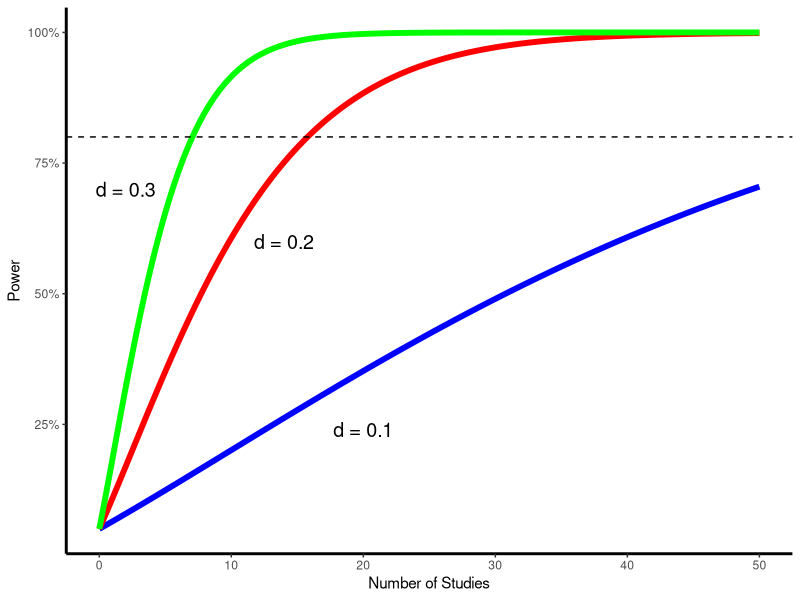
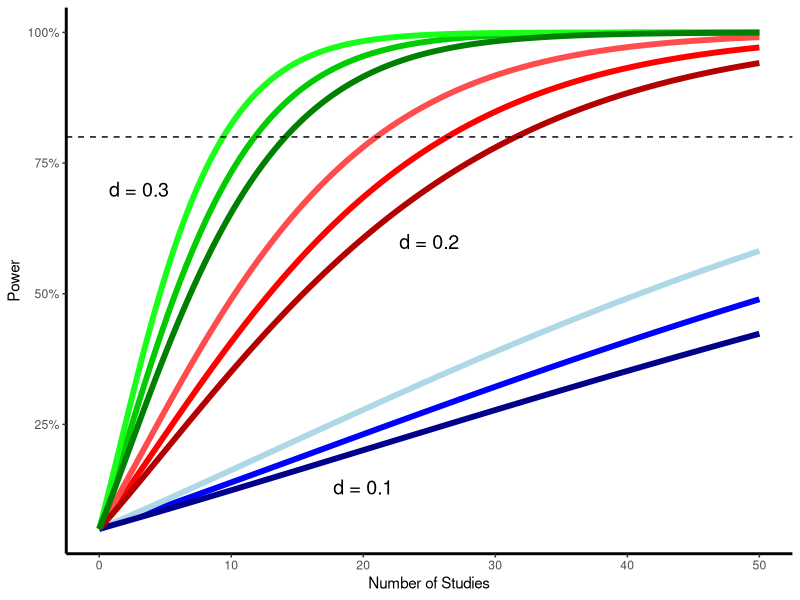

Recreate these plots in R, in order.
## ---- chunk 1
power.analysis.fixed<-function(d,k,n1,n2,p){

  n1<-n1
  n2<-n2
  d<-d
  k<-k
  p<-p
  title<-c("Power for a fixed-effect meta-analysis:")

  v.d<-((n1+n2)/(n1*n2))+((d*d)/(2*(n1+n2)))
  v.m<-v.d/k
  lambda<-(d/sqrt(v.m))
  plevel<-1-(p/2)
  zval<-qnorm(p=plevel, 0,1)
  power<-1-(pnorm(zval-lambda))+(pnorm(-zval-lambda))
  return(power)
}
## ---- chunk 2
library(kableExtra)
Package<-c("d","k","n1","n2","p")
Description<-c("The effect size we want to be able to detect","The number of studies we will likely be able to include into our analysis","The average number of participats we assume in the intervention arms of our included studies","The average number of participats we assume in the control arms of our included studies","The Type I error rate (p-level). It is common to use 'p=0.05'")
m<-data.frame(Package,Description)
names<-c("Parameter", "Description")
colnames(m)<-names
kable(m)
## ---- chunk 3
power.analysis.fixed(d=0.30,k=10,n1=25,n2=25,p=0.05)
## ---- chunk 4
library(ggplot2)
library(reshape)
k <- seq(0, 50, length=1000)
pow.vals01<-lapply(k,function(k) power.analysis.fixed(d=0.10,k=k,n1=25,n2=25,p=0.05))
pow.vals02<-lapply(k,function(k) power.analysis.fixed(d=0.20,k=k,n1=25,n2=25,p=0.05))
pow.vals03<-lapply(k,function(k) power.analysis.fixed(d=0.30,k=k,n1=25,n2=25,p=0.05))
pow.vals01<-as.numeric(pow.vals01)
pow.vals02<-as.numeric(pow.vals02)
pow.vals03<-as.numeric(pow.vals03)
data<-data.frame(k,pow.vals01,pow.vals02,pow.vals03)
ggplot()+
  geom_line(data = data, aes(x = k, y = pow.vals01), color = "blue",size=2) +
  geom_line(data = data, aes(x = k, y = pow.vals02), color = "red",size=2) +
  geom_line(data = data, aes(x = k, y = pow.vals03), color = "green",size=2) +
  xlab('Number of Studies') +
  ylab('Power')+
  scale_y_continuous(labels = scales::percent)+
  theme(
        axis.line= element_line(color = "black",size = 1,linetype = "solid"),
        legend.position = "bottom",
        panel.grid.major = element_blank(),
        panel.grid.minor = element_blank(),
        panel.background = element_blank(),
        legend.background = element_rect(linetype="solid",
                                         colour ="black"),
        legend.title = element_blank(),
        legend.key.size = unit(0.75,"cm"),
        legend.text=element_text(size=14))+
annotate("text", x = 2, y = 0.7, label = "d = 0.3",size=5)+
  annotate("text", x = 14, y = 0.6, label = "d = 0.2",size=5)+
  annotate("text", x = 20, y = 0.24, label = "d = 0.1",size=5)+
  geom_hline(yintercept=0.8,linetype="dashed")
## ---- chunk 5
power.analysis.random<-function(d,k,n1,n2,p,heterogeneity){

  n1<-n1
  n2<-n2
  d<-d
  k<-k
  p<-p
  heterogeneity<-heterogeneity
  
  if(heterogeneity=="low"){

  v.d<-((n1+n2)/(n1*n2))+((d*d)/(2*(n1+n2)))
  v.m<-v.d/k
  v.m<-1.33*v.m
  lambda<-(d/sqrt(v.m))
  plevel<-1-(p/2)
  zval<-qnorm(p=plevel, 0,1)
  power<-1-(pnorm(zval-lambda))+(pnorm(-zval-lambda))
  return(power)
  }
  
  if(heterogeneity=="moderate"){
    
      v.d<-((n1+n2)/(n1*n2))+((d*d)/(2*(n1+n2)))
  v.m<-v.d/k
  v.m<-1.67*v.m
  lambda<-(d/sqrt(v.m))
  plevel<-1-(p/2)
  zval<-qnorm(p=plevel, 0,1)
  power<-1-(pnorm(zval-lambda))+(pnorm(-zval-lambda))
  return(power)
  }
    
    if(heterogeneity=="high"){
    
      v.d<-((n1+n2)/(n1*n2))+((d*d)/(2*(n1+n2)))
  v.m<-v.d/k
  v.m<-2*v.m
  lambda<-(d/sqrt(v.m))
  plevel<-1-(p/2)
  zval<-qnorm(p=plevel, 0,1)
  power<-1-(pnorm(zval-lambda))+(pnorm(-zval-lambda))
  return(power)
  }
    
}
## ---- chunk 6
power.analysis.random(d=0.30,k=10,n1=25,n2=25,p=0.05,heterogeneity = "moderate")

## ---- chunk 7
library(ggplot2)
library(reshape)

k <- seq(0, 50, length=1000)
pow.vals01<-lapply(k,function(k) power.analysis.random(d=0.10,k=k,n1=25,n2=25,p=0.05,heterogeneity = "moderate"))
pow.vals02<-lapply(k,function(k) power.analysis.random(d=0.20,k=k,n1=25,n2=25,p=0.05,heterogeneity = "moderate"))
pow.vals03<-lapply(k,function(k) power.analysis.random(d=0.30,k=k,n1=25,n2=25,p=0.05,heterogeneity = "moderate"))
pow.vals01<-as.numeric(pow.vals01)
pow.vals02<-as.numeric(pow.vals02)
pow.vals03<-as.numeric(pow.vals03)
data1<-data.frame(k,pow.vals01,pow.vals02,pow.vals03)

k <- seq(0, 50, length=1000)
pow.vals01<-lapply(k,function(k) power.analysis.random(d=0.10,k=k,n1=25,n2=25,p=0.05,heterogeneity = "low"))
pow.vals02<-lapply(k,function(k) power.analysis.random(d=0.20,k=k,n1=25,n2=25,p=0.05,heterogeneity = "low"))
pow.vals03<-lapply(k,function(k) power.analysis.random(d=0.30,k=k,n1=25,n2=25,p=0.05,heterogeneity = "low"))
pow.vals01<-as.numeric(pow.vals01)
pow.vals02<-as.numeric(pow.vals02)
pow.vals03<-as.numeric(pow.vals03)
data2<-data.frame(k,pow.vals01,pow.vals02,pow.vals03)

k <- seq(0, 50, length=1000)
pow.vals01<-lapply(k,function(k) power.analysis.random(d=0.10,k=k,n1=25,n2=25,p=0.05,heterogeneity = "high"))
pow.vals02<-lapply(k,function(k) power.analysis.random(d=0.20,k=k,n1=25,n2=25,p=0.05,heterogeneity = "high"))
pow.vals03<-lapply(k,function(k) power.analysis.random(d=0.30,k=k,n1=25,n2=25,p=0.05,heterogeneity = "high"))
pow.vals01<-as.numeric(pow.vals01)
pow.vals02<-as.numeric(pow.vals02)
pow.vals03<-as.numeric(pow.vals03)
data3<-data.frame(k,pow.vals01,pow.vals02,pow.vals03)


ggplot()+
  geom_line(data = data1, aes(x = k, y = pow.vals01), color = "blue",size=2) +
  geom_line(data = data1, aes(x = k, y = pow.vals02), color = "#ff0000",size=2) +
  geom_line(data = data1, aes(x = k, y = pow.vals03), color = "#00cc00",size=2) +
  geom_line(data = data2, aes(x = k, y = pow.vals01), color = "lightblue",size=2) +
  geom_line(data = data2, aes(x = k, y = pow.vals02), color = "#ff4d4d",size=2) +
  geom_line(data = data2, aes(x = k, y = pow.vals03), color = "#1aff1a",size=2) +
  geom_line(data = data3, aes(x = k, y = pow.vals01), color = "darkblue",size=2) +
  geom_line(data = data3, aes(x = k, y = pow.vals02), color = "#b30000",size=2) +
  geom_line(data = data3, aes(x = k, y = pow.vals03), color = "#008000",size=2) +
  xlab('Number of Studies') +
  ylab('Power')+
  scale_y_continuous(labels = scales::percent)+
  theme(
        axis.line= element_line(color = "black",size = 1,linetype = "solid"),
        legend.position = "bottom",
        panel.grid.major = element_blank(),
        panel.grid.minor = element_blank(),
        panel.background = element_blank(),
        legend.background = element_rect(linetype="solid",
                                         colour ="black"),
        legend.title = element_blank(),
        legend.key.size = unit(0.75,"cm"),
        legend.text=element_text(size=14))+
annotate("text", x = 3, y = 0.7, label = "d = 0.3",size=5)+
  annotate("text", x = 25, y = 0.6, label = "d = 0.2",size=5)+
  annotate("text", x = 20, y = 0.13, label = "d = 0.1",size=5)+
  geom_hline(yintercept=0.8,linetype="dashed")
## ---- chunk 8
knitr::include_app("https://mathiasharrer.shinyapps.io/power_calculator_meta_analysis/", height = "1500px")
